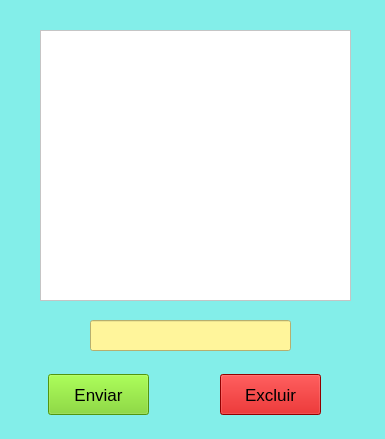
<?xml version="1.0" encoding="UTF-8"?>
<ui version="4.0">
 <class>Form</class>
 <widget class="QWidget" name="Form">
  <property name="geometry">
   <rect>
    <x>0</x>
    <y>0</y>
    <width>385</width>
    <height>439</height>
   </rect>
  </property>
  <property name="windowTitle">
   <string>Form</string>
  </property>
  <property name="styleSheet">
   <string notr="true">background-color: rgb(131, 238, 233);</string>
  </property>
  <widget class="QPushButton" name="btn_enviar">
   <property name="geometry">
    <rect>
     <x>48</x>
     <y>374</y>
     <width>101</width>
     <height>41</height>
    </rect>
   </property>
   <property name="font">
    <font>
     <pointsize>13</pointsize>
    </font>
   </property>
   <property name="styleSheet">
    <string notr="true">background-color: rgb(115, 210, 22);</string>
   </property>
   <property name="text">
    <string>Enviar</string>
   </property>
  </widget>
  <widget class="QPushButton" name="btn_excluir">
   <property name="geometry">
    <rect>
     <x>220</x>
     <y>374</y>
     <width>101</width>
     <height>41</height>
    </rect>
   </property>
   <property name="font">
    <font>
     <pointsize>13</pointsize>
    </font>
   </property>
   <property name="styleSheet">
    <string notr="true">background-color: rgb(204, 0, 0);</string>
   </property>
   <property name="text">
    <string>Excluir</string>
   </property>
  </widget>
  <widget class="QLineEdit" name="lineEdit">
   <property name="geometry">
    <rect>
     <x>90</x>
     <y>320</y>
     <width>201</width>
     <height>31</height>
    </rect>
   </property>
   <property name="styleSheet">
    <string notr="true">background-color: rgb(255, 245, 155);</string>
   </property>
  </widget>
  <widget class="QListWidget" name="lista">
   <property name="geometry">
    <rect>
     <x>40</x>
     <y>30</y>
     <width>311</width>
     <height>271</height>
    </rect>
   </property>
   <property name="styleSheet">
    <string notr="true">background-color: rgb(255, 255, 255);</string>
   </property>
  </widget>
 </widget>
 <resources/>
 <connections/>
</ui>
